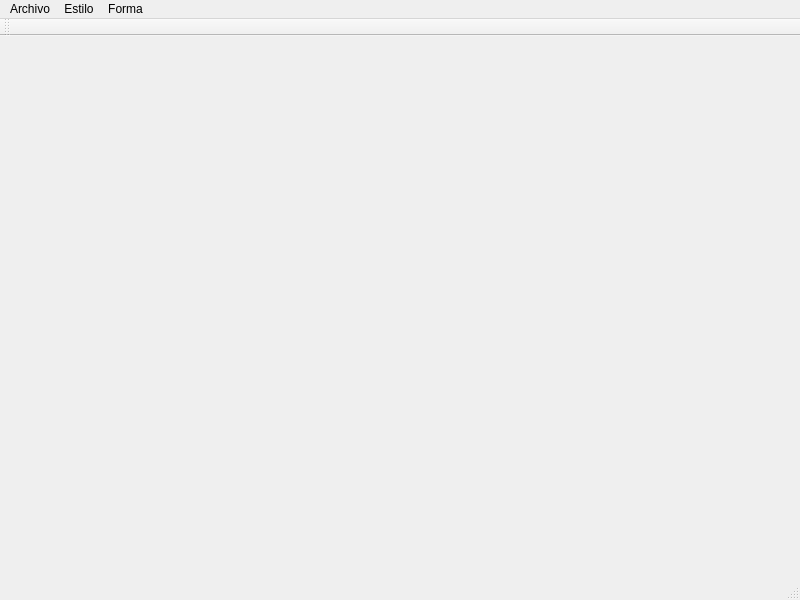
<?xml version="1.0" encoding="UTF-8"?>
<ui version="4.0">
 <class>Principal</class>
 <widget class="QMainWindow" name="Principal">
  <property name="geometry">
   <rect>
    <x>0</x>
    <y>0</y>
    <width>800</width>
    <height>600</height>
   </rect>
  </property>
  <property name="cursor">
   <cursorShape>CrossCursor</cursorShape>
  </property>
  <property name="windowTitle">
   <string>Mi Paint</string>
  </property>
  <property name="windowIcon">
   <iconset resource="Recursos.qrc">
    <normaloff>:/Principal</normaloff>:/Principal</iconset>
  </property>
  <widget class="QWidget" name="centralwidget"/>
  <widget class="QMenuBar" name="menubar">
   <property name="geometry">
    <rect>
     <x>0</x>
     <y>0</y>
     <width>800</width>
     <height>21</height>
    </rect>
   </property>
   <widget class="QMenu" name="menuArchivo">
    <property name="title">
     <string>Archivo</string>
    </property>
    <addaction name="actionNuevo"/>
    <addaction name="actionGuardar"/>
    <addaction name="separator"/>
    <addaction name="actionSalir"/>
   </widget>
   <widget class="QMenu" name="menuEstilo">
    <property name="title">
     <string>Estilo</string>
    </property>
    <addaction name="actionColor"/>
    <addaction name="actionAncho"/>
   </widget>
   <widget class="QMenu" name="menuForma">
    <property name="title">
     <string>Forma</string>
    </property>
    <addaction name="actionLineas"/>
    <addaction name="actionLibre"/>
    <addaction name="actionRect_ngulo"/>
    <addaction name="actionCircunferencias"/>
   </widget>
   <addaction name="menuArchivo"/>
   <addaction name="menuEstilo"/>
   <addaction name="menuForma"/>
  </widget>
  <widget class="QStatusBar" name="statusbar"/>
  <widget class="QToolBar" name="toolBar">
   <property name="windowTitle">
    <string>toolBar</string>
   </property>
   <attribute name="toolBarArea">
    <enum>TopToolBarArea</enum>
   </attribute>
   <attribute name="toolBarBreak">
    <bool>false</bool>
   </attribute>
  </widget>
  <action name="actionNuevo">
   <property name="icon">
    <iconset resource="Recursos.qrc">
     <normaloff>:/Nuevo</normaloff>:/Nuevo</iconset>
   </property>
   <property name="text">
    <string>Nuevo</string>
   </property>
   <property name="shortcut">
    <string>Ctrl+N</string>
   </property>
  </action>
  <action name="actionGuardar">
   <property name="icon">
    <iconset resource="Recursos.qrc">
     <normaloff>:/Guardar</normaloff>:/Guardar</iconset>
   </property>
   <property name="text">
    <string>Guardar</string>
   </property>
   <property name="shortcut">
    <string>Ctrl+S</string>
   </property>
  </action>
  <action name="actionSalir">
   <property name="icon">
    <iconset resource="Recursos.qrc">
     <normaloff>:/Salir</normaloff>:/Salir</iconset>
   </property>
   <property name="text">
    <string>Salir</string>
   </property>
   <property name="shortcut">
    <string>Ctrl+Q</string>
   </property>
  </action>
  <action name="actionColor">
   <property name="icon">
    <iconset resource="Recursos.qrc">
     <normaloff>:/Colores</normaloff>:/Colores</iconset>
   </property>
   <property name="text">
    <string>Color</string>
   </property>
   <property name="shortcut">
    <string>Ctrl+Shift+C</string>
   </property>
  </action>
  <action name="actionAncho">
   <property name="icon">
    <iconset resource="Recursos.qrc">
     <normaloff>:/Tamaño</normaloff>:/Tamaño</iconset>
   </property>
   <property name="text">
    <string>Ancho</string>
   </property>
   <property name="shortcut">
    <string>Ctrl+Shift+A</string>
   </property>
  </action>
  <action name="actionLineas">
   <property name="icon">
    <iconset resource="Recursos.qrc">
     <normaloff>:/Lineas</normaloff>:/Lineas</iconset>
   </property>
   <property name="text">
    <string>Líneas</string>
   </property>
  </action>
  <action name="actionLibre">
   <property name="icon">
    <iconset resource="Recursos.qrc">
     <normaloff>:/Libre</normaloff>:/Libre</iconset>
   </property>
   <property name="text">
    <string>Libre</string>
   </property>
  </action>
  <action name="actionRect_ngulo">
   <property name="icon">
    <iconset resource="Recursos.qrc">
     <normaloff>:/Rectangulo</normaloff>:/Rectangulo</iconset>
   </property>
   <property name="text">
    <string>Rectángulo</string>
   </property>
  </action>
  <action name="actionCircunferencias">
   <property name="icon">
    <iconset resource="Recursos.qrc">
     <normaloff>:/Circulos</normaloff>:/Circulos</iconset>
   </property>
   <property name="text">
    <string>Circunferencias</string>
   </property>
  </action>
 </widget>
 <resources>
  <include location="Recursos.qrc"/>
 </resources>
 <connections/>
</ui>
